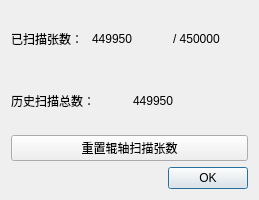
<?xml version="1.0" encoding="UTF-8"?>
<ui version="4.0">
 <class>consumeStatusDialog</class>
 <widget class="QDialog" name="consumeStatusDialog">
  <property name="geometry">
   <rect>
    <x>0</x>
    <y>0</y>
    <width>259</width>
    <height>200</height>
   </rect>
  </property>
  <property name="windowTitle">
   <string>耗材状态</string>
  </property>
  <layout class="QVBoxLayout" name="verticalLayout">
   <item>
    <layout class="QHBoxLayout" name="horizontalLayout">
     <item>
      <widget class="QLabel" name="label">
       <property name="text">
        <string>已扫描张数：</string>
       </property>
      </widget>
     </item>
     <item>
      <widget class="QLabel" name="lab_currRollerNum">
       <property name="text">
        <string>449950</string>
       </property>
      </widget>
     </item>
     <item>
      <widget class="QLabel" name="lab_rollerChangeNum">
       <property name="text">
        <string>/ 450000</string>
       </property>
      </widget>
     </item>
    </layout>
   </item>
   <item>
    <layout class="QHBoxLayout" name="horizontalLayout_2">
     <item>
      <widget class="QLabel" name="label_2">
       <property name="text">
        <string>历史扫描总数：</string>
       </property>
      </widget>
     </item>
     <item>
      <widget class="QLabel" name="lab_historyScanNum">
       <property name="text">
        <string>449950</string>
       </property>
      </widget>
     </item>
    </layout>
   </item>
   <item>
    <widget class="QPushButton" name="pbtn_resetRollerNum">
     <property name="text">
      <string>重置辊轴扫描张数</string>
     </property>
    </widget>
   </item>
   <item>
    <widget class="QDialogButtonBox" name="buttonBox">
     <property name="orientation">
      <enum>Qt::Horizontal</enum>
     </property>
     <property name="standardButtons">
      <set>QDialogButtonBox::Ok</set>
     </property>
    </widget>
   </item>
  </layout>
 </widget>
 <resources/>
 <connections>
  <connection>
   <sender>buttonBox</sender>
   <signal>accepted()</signal>
   <receiver>consumeStatusDialog</receiver>
   <slot>accept()</slot>
   <hints>
    <hint type="sourcelabel">
     <x>248</x>
     <y>254</y>
    </hint>
    <hint type="destinationlabel">
     <x>157</x>
     <y>274</y>
    </hint>
   </hints>
  </connection>
  <connection>
   <sender>buttonBox</sender>
   <signal>rejected()</signal>
   <receiver>consumeStatusDialog</receiver>
   <slot>reject()</slot>
   <hints>
    <hint type="sourcelabel">
     <x>316</x>
     <y>260</y>
    </hint>
    <hint type="destinationlabel">
     <x>286</x>
     <y>274</y>
    </hint>
   </hints>
  </connection>
 </connections>
</ui>
